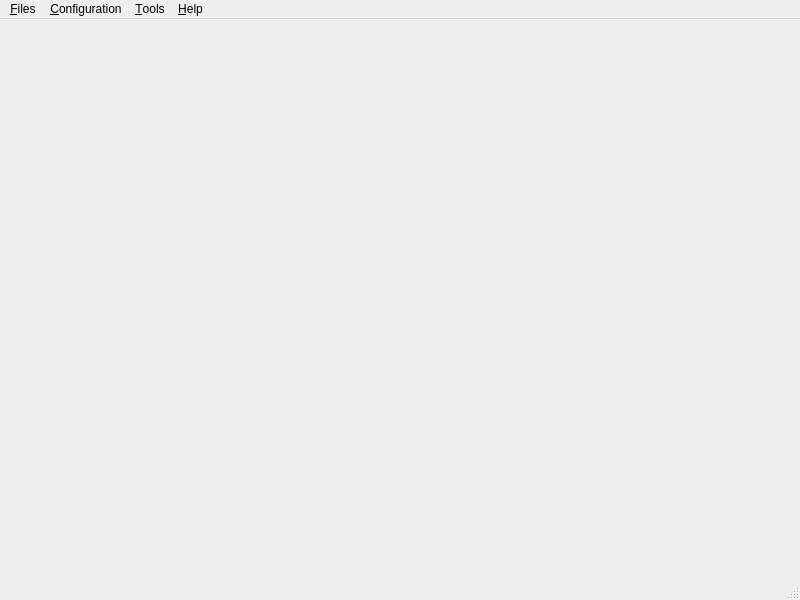
<?xml version="1.0" encoding="UTF-8"?>
<ui version="4.0">
 <class>MainWindow</class>
 <widget class="QMainWindow" name="MainWindow">
  <property name="geometry">
   <rect>
    <x>0</x>
    <y>0</y>
    <width>800</width>
    <height>600</height>
   </rect>
  </property>
  <property name="windowTitle">
   <string>QMesyDAQ</string>
  </property>
  <widget class="QWidget" name="centralwidget">
   <layout class="QGridLayout" name="gridLayout"/>
  </widget>
  <widget class="QMenuBar" name="menubar">
   <property name="geometry">
    <rect>
     <x>0</x>
     <y>0</y>
     <width>800</width>
     <height>21</height>
    </rect>
   </property>
   <widget class="QMenu" name="menu_Files">
    <property name="title">
     <string>&amp;Files</string>
    </property>
    <addaction name="actionNewSetup"/>
    <addaction name="separator"/>
    <addaction name="action_Save_Config_File"/>
    <addaction name="action_Load_Config_File"/>
    <addaction name="separator"/>
    <addaction name="action_Replay_List_File"/>
    <addaction name="separator"/>
    <addaction name="actionSave_Histogram_File"/>
    <addaction name="actionLoad_Histogram_File"/>
    <addaction name="separator"/>
    <addaction name="actionLoad_Calibration_File"/>
    <addaction name="separator"/>
    <addaction name="actionPrint"/>
    <addaction name="actionExport_PDF"/>
    <addaction name="actionExport_SVG"/>
    <addaction name="separator"/>
    <addaction name="action_Quit"/>
   </widget>
   <widget class="QMenu" name="menu_Help">
    <property name="title">
     <string>&amp;Help</string>
    </property>
    <addaction name="action_About"/>
    <addaction name="actionAbout_Qt"/>
    <addaction name="separator"/>
    <addaction name="action_Bug_Report"/>
   </widget>
   <widget class="QMenu" name="menu_Configuration">
    <property name="title">
     <string>&amp;Configuration</string>
    </property>
    <widget class="QMenu" name="menuMCPD">
     <property name="title">
      <string>MCPD</string>
     </property>
     <addaction name="actionSetupMCPD"/>
     <addaction name="actionAddMCPD"/>
    </widget>
    <widget class="QMenu" name="menuMode">
     <property name="title">
      <string>Mode</string>
     </property>
     <addaction name="actionUser"/>
     <addaction name="actionExpert"/>
     <addaction name="actionSuperUser"/>
    </widget>
    <widget class="QMenu" name="menuRemoteInterface">
     <property name="title">
      <string>Remote Interface</string>
     </property>
     <addaction name="actionTACO"/>
     <addaction name="actionTCP"/>
     <addaction name="actionCARESS"/>
    </widget>
    <addaction name="actionGeneral"/>
    <addaction name="menuMCPD"/>
    <addaction name="actionModule"/>
    <addaction name="separator"/>
    <addaction name="actionHistogram_Mapping"/>
    <addaction name="menuMode"/>
    <addaction name="separator"/>
    <addaction name="menuRemoteInterface"/>
   </widget>
   <widget class="QMenu" name="menuTools">
    <property name="enabled">
     <bool>true</bool>
    </property>
    <property name="title">
     <string>&amp;Tools</string>
    </property>
    <addaction name="actionPulser"/>
   </widget>
   <addaction name="menu_Files"/>
   <addaction name="menu_Configuration"/>
   <addaction name="menuTools"/>
   <addaction name="menu_Help"/>
  </widget>
  <widget class="QStatusBar" name="statusbar"/>
  <action name="action_Save_Config_File">
   <property name="icon">
    <iconset>
     <normaloff>images/filesave.xpm</normaloff>images/filesave.xpm</iconset>
   </property>
   <property name="text">
    <string>&amp;Save Config File ...</string>
   </property>
  </action>
  <action name="action_Load_Config_File">
   <property name="icon">
    <iconset>
     <normaloff>images/fileopen.xpm</normaloff>images/fileopen.xpm</iconset>
   </property>
   <property name="text">
    <string>&amp;Load Config File ...</string>
   </property>
  </action>
  <action name="action_Replay_List_File">
   <property name="text">
    <string>&amp;Replay List File ...</string>
   </property>
  </action>
  <action name="actionSave_Histogram_File">
   <property name="text">
    <string>Save &amp;Histogram File ...</string>
   </property>
  </action>
  <action name="actionLoad_Histogram_File">
   <property name="text">
    <string>Load H&amp;istogram File ...</string>
   </property>
  </action>
  <action name="action_Quit">
   <property name="text">
    <string>&amp;Quit</string>
   </property>
  </action>
  <action name="actionPrint">
   <property name="text">
    <string>&amp;Print ...</string>
   </property>
  </action>
  <action name="actionExport_PDF">
   <property name="text">
    <string>E&amp;xport PDF </string>
   </property>
  </action>
  <action name="actionExport_SVG">
   <property name="text">
    <string>Export &amp;SVG</string>
   </property>
  </action>
  <action name="action_About">
   <property name="text">
    <string>&amp;About ...</string>
   </property>
  </action>
  <action name="actionAbout_Qt">
   <property name="text">
    <string>About &amp;Qt ...</string>
   </property>
  </action>
  <action name="actionGeneral">
   <property name="text">
    <string>&amp;General</string>
   </property>
  </action>
  <action name="actionNewSetup">
   <property name="text">
    <string>&amp;New Setup</string>
   </property>
  </action>
  <action name="actionSuperUser">
   <property name="checkable">
    <bool>true</bool>
   </property>
   <property name="text">
    <string>Superuser</string>
   </property>
  </action>
  <action name="actionExpert">
   <property name="checkable">
    <bool>true</bool>
   </property>
   <property name="text">
    <string>Expert</string>
   </property>
  </action>
  <action name="actionUser">
   <property name="checkable">
    <bool>true</bool>
   </property>
   <property name="checked">
    <bool>true</bool>
   </property>
   <property name="text">
    <string>User</string>
   </property>
  </action>
  <action name="actionModule">
   <property name="text">
    <string>Module</string>
   </property>
  </action>
  <action name="actionSetupMCPD">
   <property name="text">
    <string>Setup</string>
   </property>
  </action>
  <action name="actionAddMCPD">
   <property name="text">
    <string>Add</string>
   </property>
  </action>
  <action name="actionLoad_Calibration_File">
   <property name="text">
    <string>Load &amp;Calibration File ...</string>
   </property>
  </action>
  <action name="actionHistogram_Mapping">
   <property name="text">
    <string>&amp;Histogram Mapping</string>
   </property>
   <property name="toolTip">
    <string>edit histogram mapping</string>
   </property>
  </action>
  <action name="actionTACO">
   <property name="text">
    <string>TACO</string>
   </property>
   <property name="visible">
    <bool>false</bool>
   </property>
  </action>
  <action name="actionTCP">
   <property name="text">
    <string>TCP</string>
   </property>
   <property name="visible">
    <bool>false</bool>
   </property>
  </action>
  <action name="actionCARESS">
   <property name="text">
    <string>CARESS</string>
   </property>
   <property name="visible">
    <bool>false</bool>
   </property>
  </action>
  <action name="actionPulser">
   <property name="enabled">
    <bool>false</bool>
   </property>
   <property name="text">
    <string>Pulser</string>
   </property>
   <property name="visible">
    <bool>false</bool>
   </property>
  </action>
  <action name="action_Bug_Report">
   <property name="text">
    <string>Bug report ...</string>
   </property>
  </action>
 </widget>
 <resources/>
 <connections>
  <connection>
   <sender>actionUser</sender>
   <signal>triggered(bool)</signal>
   <receiver>MainWindow</receiver>
   <slot>selectUser()</slot>
   <hints>
    <hint type="sourcelabel">
     <x>-1</x>
     <y>-1</y>
    </hint>
    <hint type="destinationlabel">
     <x>399</x>
     <y>299</y>
    </hint>
   </hints>
  </connection>
  <connection>
   <sender>action_Quit</sender>
   <signal>activated()</signal>
   <receiver>MainWindow</receiver>
   <slot>close()</slot>
   <hints>
    <hint type="sourcelabel">
     <x>-1</x>
     <y>-1</y>
    </hint>
    <hint type="destinationlabel">
     <x>399</x>
     <y>299</y>
    </hint>
   </hints>
  </connection>
  <connection>
   <sender>actionSuperUser</sender>
   <signal>triggered(bool)</signal>
   <receiver>MainWindow</receiver>
   <slot>selectSuperuser()</slot>
   <hints>
    <hint type="sourcelabel">
     <x>-1</x>
     <y>-1</y>
    </hint>
    <hint type="destinationlabel">
     <x>399</x>
     <y>299</y>
    </hint>
   </hints>
  </connection>
  <connection>
   <sender>actionExpert</sender>
   <signal>triggered(bool)</signal>
   <receiver>MainWindow</receiver>
   <slot>selectExpert()</slot>
   <hints>
    <hint type="sourcelabel">
     <x>-1</x>
     <y>-1</y>
    </hint>
    <hint type="destinationlabel">
     <x>399</x>
     <y>299</y>
    </hint>
   </hints>
  </connection>
  <connection>
   <sender>action_Bug_Report</sender>
   <signal>activated()</signal>
   <receiver>MainWindow</receiver>
   <slot>bugReport()</slot>
   <hints>
    <hint type="sourcelabel">
     <x>-1</x>
     <y>-1</y>
    </hint>
    <hint type="destinationlabel">
     <x>20</x>
     <y>20</y>
    </hint>
   </hints>
  </connection>
 </connections>
 <slots>
  <slot>selectUser()</slot>
  <slot>selectExpert()</slot>
  <slot>selectSuperuser()</slot>
  <slot>bugReport()</slot>
 </slots>
</ui>
